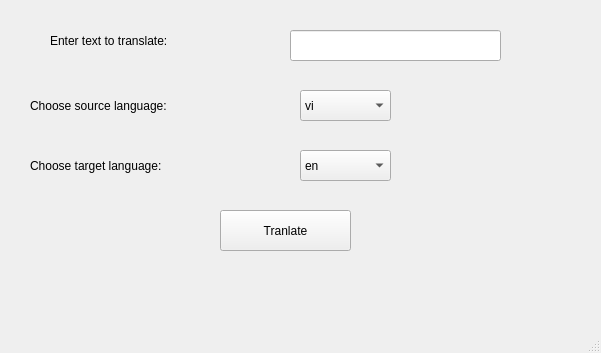
<?xml version="1.0" encoding="UTF-8"?>
<ui version="4.0">
 <class>MainWindow</class>
 <widget class="QMainWindow" name="MainWindow">
  <property name="geometry">
   <rect>
    <x>0</x>
    <y>0</y>
    <width>601</width>
    <height>353</height>
   </rect>
  </property>
  <property name="windowTitle">
   <string>Text Translate</string>
  </property>
  <widget class="QWidget" name="centralwidget">
   <widget class="QLabel" name="label">
    <property name="geometry">
     <rect>
      <x>50</x>
      <y>30</y>
      <width>211</width>
      <height>21</height>
     </rect>
    </property>
    <property name="styleSheet">
     <string notr="true">font: 12pt &quot;MS Shell Dlg 2&quot;;</string>
    </property>
    <property name="text">
     <string>Enter text to translate:</string>
    </property>
   </widget>
   <widget class="QLabel" name="label_2">
    <property name="geometry">
     <rect>
      <x>30</x>
      <y>90</y>
      <width>231</width>
      <height>31</height>
     </rect>
    </property>
    <property name="styleSheet">
     <string notr="true">font: 12pt &quot;MS Shell Dlg 2&quot;;</string>
    </property>
    <property name="text">
     <string>Choose source language:</string>
    </property>
   </widget>
   <widget class="QLabel" name="label_3">
    <property name="geometry">
     <rect>
      <x>30</x>
      <y>150</y>
      <width>231</width>
      <height>31</height>
     </rect>
    </property>
    <property name="styleSheet">
     <string notr="true">font: 12pt &quot;MS Shell Dlg 2&quot;;</string>
    </property>
    <property name="text">
     <string>Choose target language:</string>
    </property>
   </widget>
   <widget class="QLineEdit" name="lineEditText">
    <property name="geometry">
     <rect>
      <x>290</x>
      <y>30</y>
      <width>211</width>
      <height>31</height>
     </rect>
    </property>
   </widget>
   <widget class="QPushButton" name="pushButton">
    <property name="geometry">
     <rect>
      <x>220</x>
      <y>210</y>
      <width>131</width>
      <height>41</height>
     </rect>
    </property>
    <property name="text">
     <string>Tranlate</string>
    </property>
   </widget>
   <widget class="QLabel" name="labelResult">
    <property name="geometry">
     <rect>
      <x>180</x>
      <y>270</y>
      <width>211</width>
      <height>21</height>
     </rect>
    </property>
    <property name="styleSheet">
     <string notr="true">font: 12pt &quot;MS Shell Dlg 2&quot;;</string>
    </property>
    <property name="text">
     <string/>
    </property>
   </widget>
   <widget class="QComboBox" name="comboBoxSource">
    <property name="geometry">
     <rect>
      <x>300</x>
      <y>90</y>
      <width>91</width>
      <height>31</height>
     </rect>
    </property>
    <item>
     <property name="text">
      <string>vi</string>
     </property>
    </item>
    <item>
     <property name="text">
      <string>en</string>
     </property>
    </item>
   </widget>
   <widget class="QComboBox" name="comboBoxTarget">
    <property name="geometry">
     <rect>
      <x>300</x>
      <y>150</y>
      <width>91</width>
      <height>31</height>
     </rect>
    </property>
    <item>
     <property name="text">
      <string>en</string>
     </property>
    </item>
    <item>
     <property name="text">
      <string>vi</string>
     </property>
    </item>
   </widget>
  </widget>
  <widget class="QMenuBar" name="menubar">
   <property name="geometry">
    <rect>
     <x>0</x>
     <y>0</y>
     <width>601</width>
     <height>33</height>
    </rect>
   </property>
  </widget>
  <widget class="QStatusBar" name="statusbar"/>
 </widget>
 <resources/>
 <connections/>
</ui>
